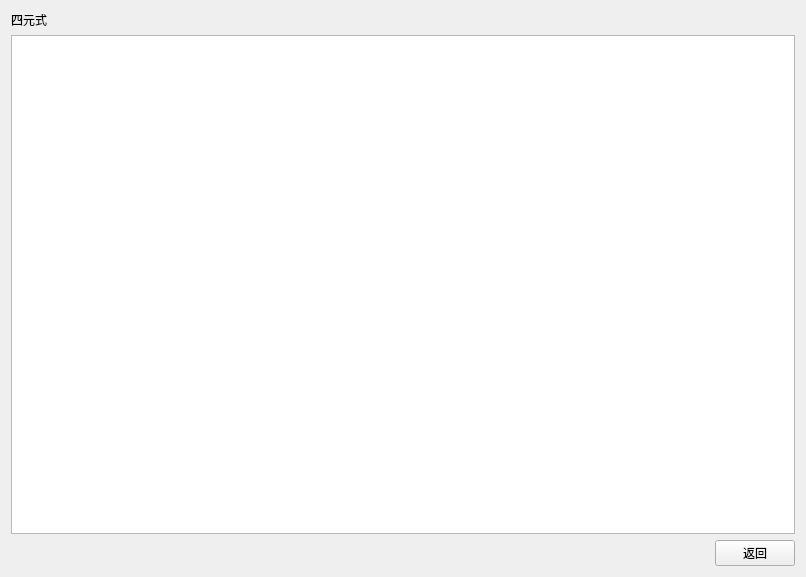
<?xml version="1.0" encoding="UTF-8"?>
<ui version="4.0">
 <class>semanticres</class>
 <widget class="QWidget" name="semanticres">
  <property name="geometry">
   <rect>
    <x>0</x>
    <y>0</y>
    <width>806</width>
    <height>577</height>
   </rect>
  </property>
  <property name="windowTitle">
   <string>Form</string>
  </property>
  <layout class="QGridLayout" name="gridLayout">
   <item row="2" column="1">
    <widget class="QPushButton" name="pushButton">
     <property name="text">
      <string>返回</string>
     </property>
    </widget>
   </item>
   <item row="2" column="0">
    <spacer name="horizontalSpacer">
     <property name="orientation">
      <enum>Qt::Horizontal</enum>
     </property>
     <property name="sizeHint" stdset="0">
      <size>
       <width>40</width>
       <height>20</height>
      </size>
     </property>
    </spacer>
   </item>
   <item row="1" column="0" colspan="2">
    <widget class="QPlainTextEdit" name="plainTextEdit"/>
   </item>
   <item row="0" column="0">
    <widget class="QLabel" name="label">
     <property name="text">
      <string>四元式</string>
     </property>
     <property name="alignment">
      <set>Qt::AlignLeading|Qt::AlignLeft|Qt::AlignVCenter</set>
     </property>
    </widget>
   </item>
  </layout>
 </widget>
 <resources/>
 <connections/>
</ui>
